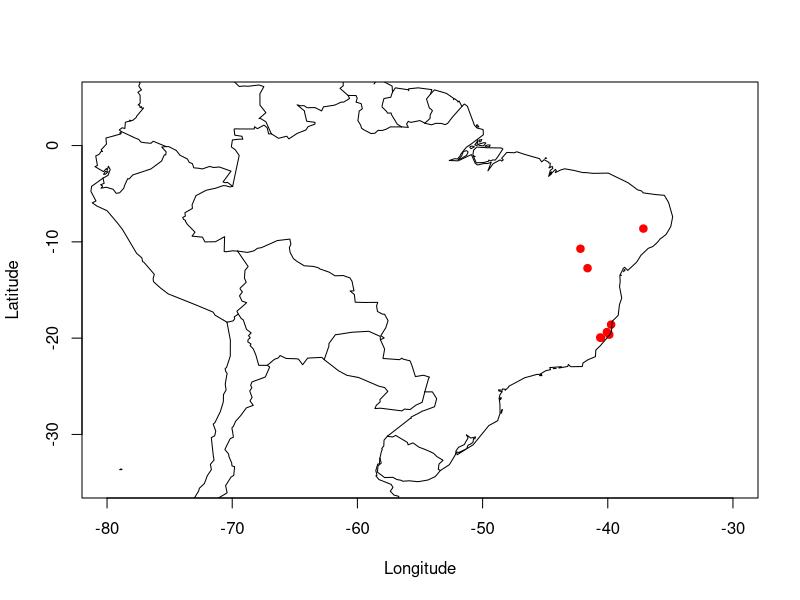

Reproduce this figure in R.
#-------- BANCO DE DADOS DA ESPÉCIE LONCHOPHYLLA MORDAX OBTIDOS NO GBIF
#                    (12 REGISTROS, sem filtragem)

library(tidyverse)

# Variável que representa o banco de dados da espécie L. mordax obtidos do GBIF
L_mordax2 <- read_delim('Lonchophylla_mordax/GBIF/occurrence.txt', delim='\t')
L_mordax2 <- as_tibble(L_mordax2)


#--------

# Remoção de observações com a mesma referência geográfica de latitude e 
# longitude, permanecendo apenas uma

L_mordax2 <- L_mordax2 %>%
    distinct(decimalLatitude, decimalLongitude, .keep_all = TRUE)


# Criando o arquivo CSV limpo (6 ocorrências)
arquivo2 <- L_mordax2 %>%
    select(gbifID, scientificName, catalogNumber, modified, countryCode, 
           stateProvince,municipality, locality, decimalLatitude, 
           decimalLongitude)

# Renomeando as colunas para tornar mais simples

arquivo2 <- rename(arquivo2, nomecientifico = scientificName, ID=gbifID, pais=countryCode,
                  estado=stateProvince, municipio=municipality, localidade=locality, 
                  latitude=decimalLatitude, longitude=decimalLongitude)

path2<- "C:\\Users\\guich\\Documents\\PDPD\\Lonchophylla_mordax\\GBIF\\"
write_csv(arquivo2, paste(path2, 'L_mordax_GBIF_limpo.csv'))

#--------

view(arquivo2)
view(L_mordax2)

#---------
# PLOT DAS OCORRENCIAS
library(maps)

plot (arquivo2$longitude, arquivo2$latitude,
      xlim=c(-80,-30),ylim=c(-35,5), col='red',pch=19,
      xlab='Longitude',ylab='Latitude' )
map(add=T)
